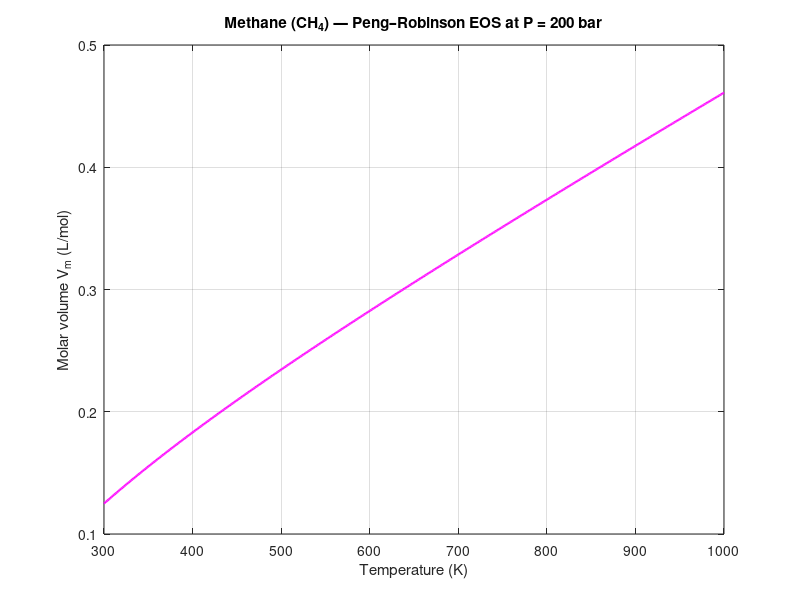

Write the MATLAB code that produced this figure.
% Peng–Robinson (PR) EOS for methane (CH4) at P = 200 bar
% Units: P in bar, V in L/mol, a in L^2·bar/mol^2, b in L/mol
% R = 0.08314472 L·bar/(mol·K)

clear; clf; close all;

% Constants
P = 200;                % pressure in bar
Tmin = 300; Tmax = 1000; % K
nT = 701;               % number of temperature points
R = 0.08314472;         % L·bar/(mol·K)
Tc = 190.6;             % K
Pc = 45.99;             % bar
omega = 0.011;          % acentric factor for methane

% Parameters
a = 0.45724 * (R^2 * Tc^2) / Pc;   % L^2·bar/mol^2
b = 0.07780 * R * Tc / Pc;         % L/mol

% Temperature vector
T = linspace(Tmin, Tmax, nT);

% Preallocate
V = nan(size(T));
tol_imag = 1e-8;

% For loop
for i = 1:length(T)
    Ti = T(i);

    % Alpha function (Soave-type correction)
    m = 0.37464 + 1.54226*omega - 0.26992*omega^2;
    alpha = (1 + m*(1 - sqrt(Ti/Tc)))^2;

    % Temperature-dependent a(T)
    aT = a * alpha;

    % Cubic Coefficients
    %   P*V^3 - R*T*V^2 + (aT - 3*P*b^2 - 2*R*T*b)*V 
    % + (P*b^3 + R*T*b^2 - aT*b) = 0
    c3 = P;
    c2 = -R * Ti;
    c1 = aT - 3*P*b^2 - 2*R*Ti*b;
    c0 = P*b^3 + R*Ti*b^2 - aT*b;
    coeffs = [c3, c2, c1, c0];

    % Solve cubic for roots
    rootsV = roots(coeffs);

    % Keep only real roots
    real_roots = rootsV(abs(imag(rootsV)) < tol_imag);

    if isempty(real_roots)
        V(i) = NaN;
    else
        V(i) = max(real_roots);
    end
end

% Plot
figure(1);
plot(T, V, 'm-', 'LineWidth', 1.6);
xlabel('Temperature (K)');
ylabel('Molar volume V_m (L/mol)');
title(sprintf('Methane (CH_4) — Peng–Robinson EOS at P = %.0f bar', P));
grid on;
xlim([Tmin Tmax]);

% Sample results
disp('Sample outputs (T, V_m):');
for idx = round(linspace(1,length(T),7))
    fprintf('T = %6.1f K: V_m = %12.6e L/mol\n', T(idx), V(idx));
end
